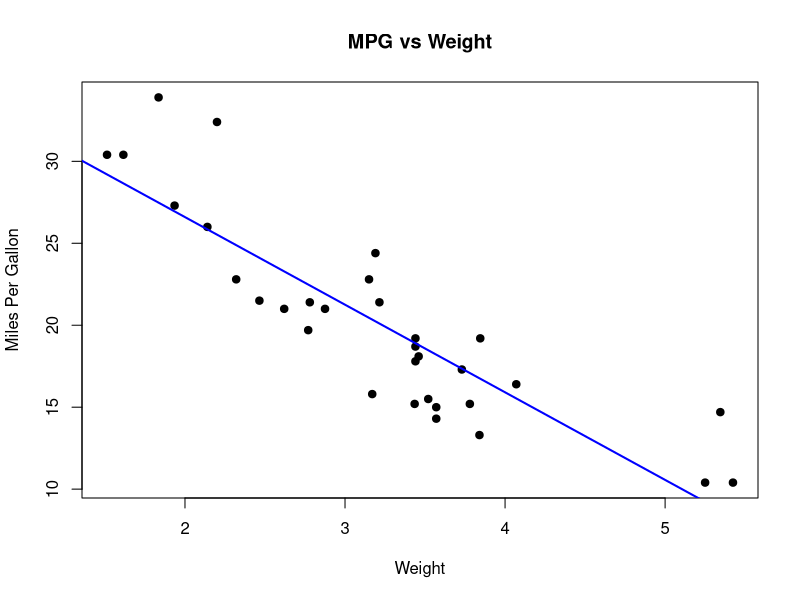

Generate this figure with R:
# Load dataset
data(mtcars)

# Simple Linear Regression: mpg ~ wt
model_simple <- lm(mpg ~ wt, data = mtcars)

# Summary of the model
summary(model_simple)

# Plot the data with regression line
plot(mtcars$wt, mtcars$mpg, main = "MPG vs Weight",
     xlab = "Weight", ylab = "Miles Per Gallon", pch = 19)
abline(model_simple, col = "blue", lwd = 2)
